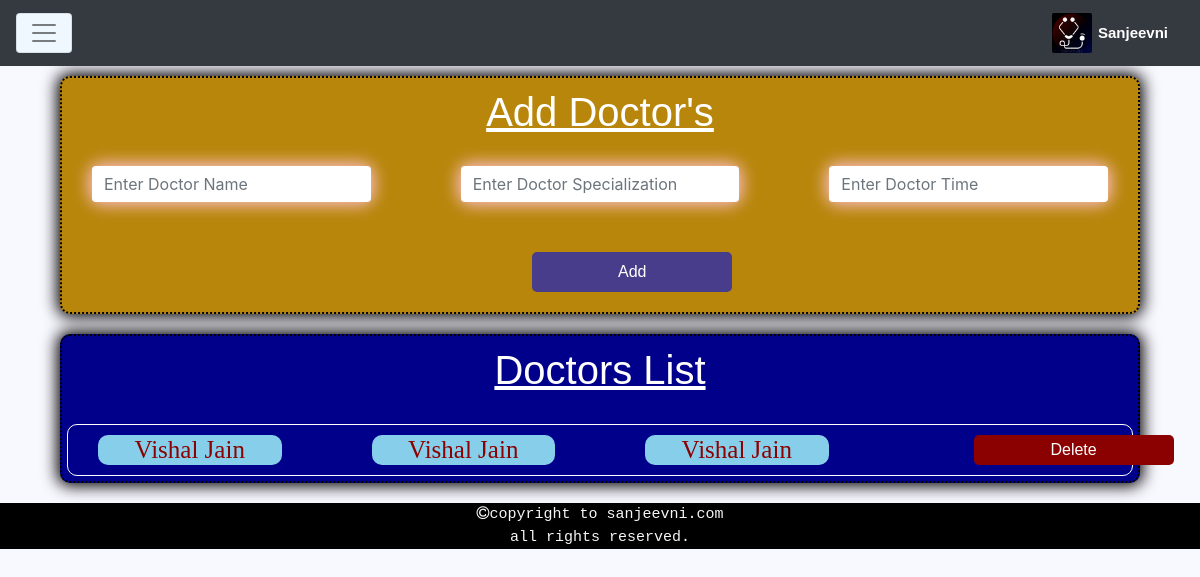
Screenshot of /hospital/doctor_list.php (signed in) with the database file from the repository.
### tables this page shows
CREATE TABLE `doctor_list` (
  `post_id` int(11) NOT NULL,
  `user_id` int(11) NOT NULL,
  `doctor_name` varchar(200) NOT NULL,
  `specialization` varchar(200) NOT NULL,
  `time` varchar(200) NOT NULL
);

### hospital/home_script.php (called while the page is built, shortened)
<?php
include("../includes/connection.php");
$user = $_SESSION['email'];
$get_user="select * from hospital where email='$user'";
$run_user=mysqli_query($con,$get_user);
$row=mysqli_fetch_array($run_user);
$id=$row['id'];
?>

### hospital/doctor_list.php (the view, shortened to what this page needs)
<?php
include("../includes/connection.php");
include("home_script.php");
?>
<!DOCTYPE html>
<html>
<head>
    <link rel="stylesheet" href="https://maxcdn.bootstrapcdn.com/bootstrap/4.0.0-alpha.6/css/bootstrap.min.css">
    <link rel="stylesheet" href="https://cdnjs.cloudflare.com/ajax/libs/font-awesome/4.7.0/css/font-awesome.min.css">
    <link rel="stylesheet" href="../style/doctor_list_stylesheet.css">
</head>
<body>
    <nav class="navbar navbar-toggleable-md navbar-light  bg-dark ">
                            <button class="navbar-toggler navbar-toggler-right dropdown" type="button" data-toggle="collapse" data-target="#navbarSupportedContent" aria-controls="navbarSupportedContent" aria-expanded="false" aria-label="Toggle navigation">
                                <span class="navbar-toggler-icon"></span>
                            </button>
                            <a class="navbar-brand" href="#"><img class="img-fluid logoimg" src="../image/logoimg.jpg">
                                <h7 class="brand-name"><b>Sanjeevni</b></h7>
                            </a>
                        </nav>
    <form  action="" method="post">
    <div class="c2">
    <h1 class="adddoctor">add doctor's</h1>
    <div class="fluid-container">
    <div class="row">
            <div class="col-sm-4">
                <div class="col1">
                    <input class="form-control" name="name" type="text" placeholder="Enter Doctor Name" required autocomplete="off">
                </div>
            </div>
            <div class="col-sm-4">
                <div class="col2">
                    <input class="form-control" name="spe" type="text" placeholder="Enter Doctor Specialization" required autocomplete="off">
                </div>
            </div>
            <div class="col-sm-4">
                <div class="col3">
                     <input class="form-control" name="time" type="text" placeholder="Enter Doctor Time" required autocomplete="off">
                </div>
            </div>
        </div>
       <div class="row">
            <div class="col-sm-4">
            </div>
            <div class="col-sm-4">
                    <input name="submit" type="submit" class="submit" value="Add">
            </div>
            <div class="col-sm-4">
            </div>
        </div>
        </div>
        </div>
    </form>
    <div class="c3">
    <h1 class="adddoctor">doctors list</h1>
   <?php
        $user="SELECT * FROM `doctor_list` WHERE `user_id`='$id'";
        $post=mysqli_query($con,$user);
        while($row_posts=mysqli_fetch_array($post)){
        $Post_id=$row_posts['post_id'];
        $Doctor_Name=$row_posts['doctor_name'];
        $Spe=$row_posts['specialization'];
        $Time=$row_posts['time'];
        echo"<div class='fluid-container vj'>
    <div class='row'>
            <div class='col-sm-3'>
                <div class='col4'>
                    <h1 class='info'>$Doctor_Name</h1>
                </div>
            </div>
            <div class='col-sm-3'>
                <div class='col4'>
                    <h1 class='info'>$Spe</h1>
                </div>
            </div>
            <div class='col-sm-3'>
                <div class='col4'>
                    <h1 class='info'>$Time</h1>
                </div>
            </div>
            <div class='col-sm-3'>
                    <div class='col5'>
                        <a href='delete_doctor.php?id=$Post_id'><button type='submit' class='delete' name='delete'>Delete</button></a>
                        </div>
            </div>
        </div>
        </div>";}
        ?>
        </div>
        <footer>
        <div class="fluid-container f1">
            <div class="container-fluid ">
                <div class="row ourservicesrow">
                    <div class="col-sm-2 ourservices">
                    </div>
                    <div class="col-sm-10 aboutmeparagraph">
                    </div>
                </div>
                <pre class="copyrightline"><i class="fa fa-copyright" aria-hidden="true"></i>copyright to sanjeevni.com<br>all rights reserved.</pre>
            </div>
        </div>
    </footer>
</body>
</html>

### style/doctor_list_stylesheet.css (style rules this page uses)
nav { background-color: black; margin: 0; padding: 0; overflow-x: hidden; }
.dropdown { background-color: aliceblue; }
.brand-name { color: white; font-family: sans-serif; font-size: 15px; text-align: center; }
.logoimg { height: 40px; width: 40px; border-radius: 2px; margin-bottom: 0px; margin-top: 0px; margin-left: 20px; }
.f1 { background-color: black; margin: 0px; overflow-x: hidden; }
.copyrightline { text-align: center; font-size: 15px; font-style: normal; color: whitesmoke; margin-bottom: 0px; }
body { background-color: ghostwhite; overflow-x: hidden; }
.c2 { background-color: darkgoldenrod; margin-left: 5%; margin-right: 5%; border-radius: 10px; border: 2px dotted black; box-shadow: 0 0 16px 3px black ; margin-bottom: 20px; }
.col1 { background-color: darkgoldenrod; margin-left: 30px; margin-right: 30px; margin-bottom: 50px; border-radius: 10px; box-shadow: 0 0 16px 3px pink ; }
.col2 { background-color: darkgoldenrod; margin-left: 30px; margin-right: 30px; margin-bottom: 50px; border-radius: 10px; box-shadow: 0 0 16px 3px pink ; }
.col3 { background-color: darkgoldenrod; margin-left: 30px; margin-right: 30px; margin-bottom: 50px; border-radius: 10px; box-shadow: 0 0 16px 3px pink ; }
.adddoctor { text-align: center; color: white; font-family: sans-serif; text-decoration: underline; text-transform: capitalize; margin-top: 10px; margin-bottom: 30px; }
form { margin-top: 10px; }
.form-control { border: none; }
.submit { height: 40px; width: 200px; background-color: darkslateblue; color: white; text-align: center; font-family: sans-serif; border: none; border-radius: 5px; margin-bottom: 20px; margin-top: 0px; margin-left: 30%; }
.c3 { background-color: darkblue; margin-left: 5%; margin-right: 5%; border-radius: 10px; border: 2px dotted black; box-shadow: 0 0 16px 3px black ; margin-bottom: 20px; }
.col4 { background-color: skyblue; margin-left: 30px; margin-right: 30px; border-radius: 10px; height: 30px; padding: 0px; margin-top: 10px; margin-bottom: 10px; }
.info { text-align: center; text-transform: capitalize; margin: 0px; font-size: 25px; font-family: serif; color: darkred; }
.delete { height: 30px; width: 200px; background-color: darkred; color: white; text-align: center; font-family: sans-serif; border: none; border-radius: 5px; margin-left: 30%; margin-top: 10px; margin-bottom: 10px; }
.col5 { margin-left: 30px; margin-right: 30px; border-radius: 10px; height: 30px; padding: 0px; }
.vj { border: 1px solid white; border-radius: 10px; margin-top: 5px; margin-bottom: 5px; margin-left: 5px; margin-right: 5px; }

### rows the page displays
doctor_list: doctor_name "Vishal Jain", specialization "Vishal Jain", time "Vishal Jain"
